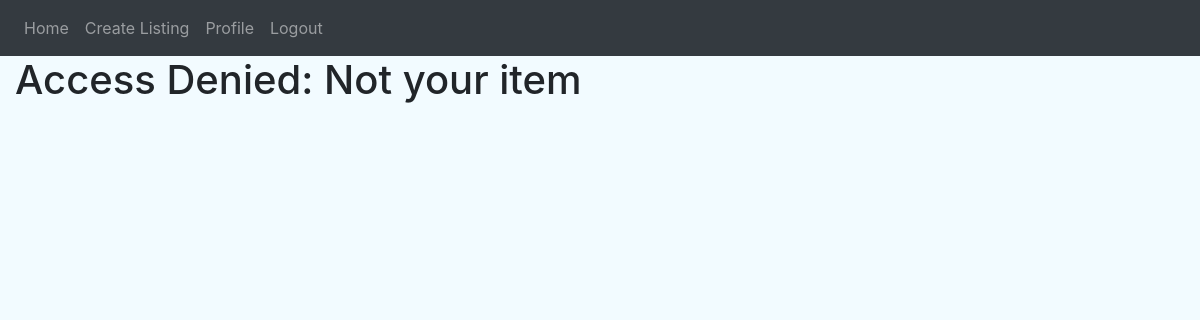
/edit/27 (signed in), run on an earlier commit of the app's database.
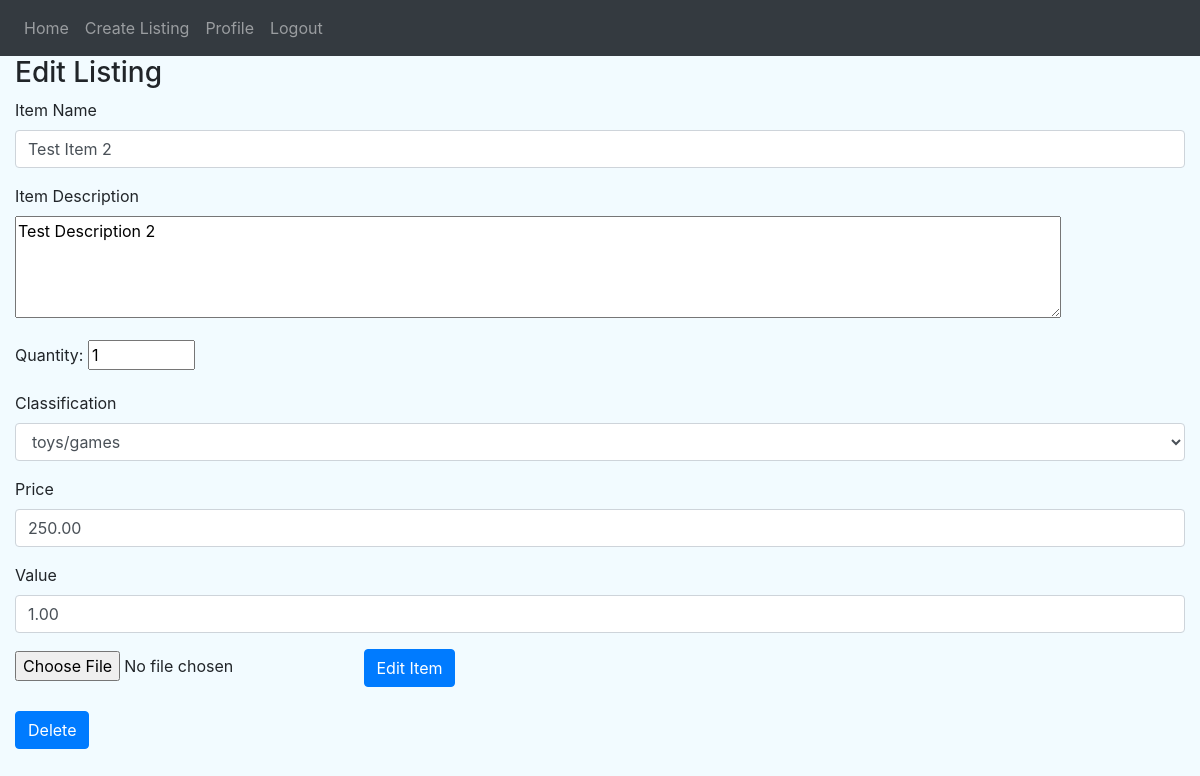
And on a later commit of the database.
### website/models.py (models this page shows)
class Item(db.Model):
    id = db.Column(db.Integer, primary_key=True, index=True)
    name = db.Column(db.String(255), index=True)
    category_id = db.Column(db.Integer, db.ForeignKey("category.id"), index=True)
    is_available = db.Column(db.Boolean, nullable=False, default=True)
    description = db.Column(db.Text, index=True)
    owner_id = db.Column(db.Integer, db.ForeignKey("user.id"))  # ??????????
    date_created = db.Column(db.DATETIME, default=datetime.utcnow, index=True)
    price_in_cents = db.Column(db.Integer, nullable=False, index=True)  # Same thing here
    quantity = db.Column(db.Integer, default=1, index=True)
    value_in_cents = db.Column(db.Integer, nullable=False, index=True)
    image_name = db.Column(db.String(255), index=True)
    item_reviews = db.relationship("Review", backref="item")  # the item being reviewed
    orders = db.relationship("Order", backref="item")

### website/edit_item.py (the view, shortened to what this page needs)
@edit_item.route('/edit/<listing_id>', methods=['GET', 'POST'])
@login_required
def edit_listing(listing_id):
    current_item = Item.query.get(listing_id)
    return render_template("edit_listing.html", user=current_user, currentItem=current_item)

### website/templates/edit_listing.html (shortened to what this page needs)
{% extends "base.html" %} {% block title %}Edit Listing{% endblock %}
{% block content %}
    <head>
    </head>
{% if currentItem.owner_id == user.id %}
    <form method="POST" enctype=multipart/form-data>
      <h3>Edit Listing</h3>
      <div class="form-group">
        <label for="name">Item Name</label>
        <input
          type="text"
          class="form-control"
          id="name"
          name="name"
          placeholder="Enter name"
          value="{{currentItem.name}}"
        />
      </div>
      <div class="form-group">
        <label for="description">Item Description</label><br />
        <textarea
          id="description"
          name="description"
          rows="4"
          cols="100"
          placeholder="Description"
        >{{currentItem.description}}</textarea>
      </div>
      <div class="form-group">
        <label for="quantity">Quantity:</label>
        <input type="number" id="quantity" name="quantity" value="{{currentItem.quantity}}" min="1" max="1000" />
      </div>
      <div class="form-group">
        <label for="classification">Classification</label>
          <label for="category"></label><select name="category" id="category" class="selectpicker form-control" value="{{currentItem.category_id}}">
          {% if currentItem.category_id == 3 %}<option value="3" selected>arts&crafts</option>
          {% else %}<option value="3">arts&crafts{% endif %}
          {% if currentItem.category_id == 15 %}<option value="15" selected>toys/games</option>
          {% else %}<option value="15">toys/games</option>{% endif %}
        </select>
      </div>
      <div class="form-group">
        <label for="price">Price</label>
        <input
          type="number"
          class="form-control"
          id="price"
          name="price"
          placeholder="Enter Price"
          value="{{currentItem.price_in_cents/100}}0"
        />
      </div>
        <div class="form-group">
          <label for="value">Value</label>
          <input
          type="number"
          class="form-control"
          id="value"
          name="value"
          placeholder="Enter Value"
          value="{{currentItem.value_in_cents/100}}0" />
        </div>
        <div method=POST enctype=multipart/form-data action="{{ url_for('create_item.create_listing') }}">
          <input type='file' name='photo'/>
          <input class="btn btn-primary" type="submit" name="edited" id="edited" value="Edit Item">
        </div>
    <br>
        <input class="btn btn-primary" type="submit" name="deleted" id="deleted" value="Delete">
    </form>
    {% else %}
     <h1>Access Denied: Not your item</h1>
    {% endif %}
    {% endblock %}

What changed in the data, as far as the page shows it:
added Item: name "Test Item 2", description "Test Description 2", quantity "1", category "toys/games", price "250.00", value "1.00"
Also different on the page:
form field edited: (not shown) → "Edit Item"
form field deleted: (not shown) → "Delete"
text no longer shown: "Access Denied: Not your item"
text now shown: "Edit Listing Item Name Item Description Quantity: Classification Price Value"
